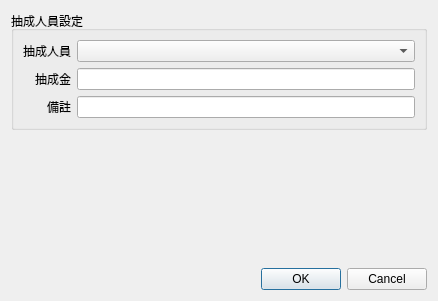
<?xml version="1.0" encoding="UTF-8"?>
<ui version="4.0">
 <class>Dialog_commission</class>
 <widget class="QDialog" name="Dialog_commission">
  <property name="windowModality">
   <enum>Qt::NonModal</enum>
  </property>
  <property name="geometry">
   <rect>
    <x>0</x>
    <y>0</y>
    <width>438</width>
    <height>301</height>
   </rect>
  </property>
  <property name="sizePolicy">
   <sizepolicy hsizetype="Preferred" vsizetype="Preferred">
    <horstretch>0</horstretch>
    <verstretch>0</verstretch>
   </sizepolicy>
  </property>
  <property name="windowTitle">
   <string>抽成設定</string>
  </property>
  <property name="modal">
   <bool>false</bool>
  </property>
  <layout class="QVBoxLayout" name="verticalLayout">
   <item>
    <widget class="QGroupBox" name="groupBox">
     <property name="title">
      <string>抽成人員設定</string>
     </property>
     <property name="flat">
      <bool>true</bool>
     </property>
     <layout class="QGridLayout" name="gridLayout">
      <item row="1" column="0">
       <widget class="QLabel" name="label_3">
        <property name="text">
         <string>抽成金</string>
        </property>
        <property name="alignment">
         <set>Qt::AlignRight|Qt::AlignTrailing|Qt::AlignVCenter</set>
        </property>
       </widget>
      </item>
      <item row="2" column="1">
       <widget class="QLineEdit" name="lineEdit_remark"/>
      </item>
      <item row="1" column="1">
       <widget class="QLineEdit" name="lineEdit_commission"/>
      </item>
      <item row="0" column="0" alignment="Qt::AlignLeft">
       <widget class="QLabel" name="label">
        <property name="sizePolicy">
         <sizepolicy hsizetype="Preferred" vsizetype="Preferred">
          <horstretch>0</horstretch>
          <verstretch>0</verstretch>
         </sizepolicy>
        </property>
        <property name="autoFillBackground">
         <bool>false</bool>
        </property>
        <property name="text">
         <string>抽成人員</string>
        </property>
        <property name="alignment">
         <set>Qt::AlignRight|Qt::AlignTrailing|Qt::AlignVCenter</set>
        </property>
        <property name="wordWrap">
         <bool>false</bool>
        </property>
       </widget>
      </item>
      <item row="2" column="0">
       <widget class="QLabel" name="label_6">
        <property name="text">
         <string>備註</string>
        </property>
        <property name="alignment">
         <set>Qt::AlignRight|Qt::AlignTrailing|Qt::AlignVCenter</set>
        </property>
       </widget>
      </item>
      <item row="0" column="1">
       <widget class="QComboBox" name="comboBox_person"/>
      </item>
     </layout>
    </widget>
   </item>
   <item>
    <spacer name="verticalSpacer">
     <property name="orientation">
      <enum>Qt::Vertical</enum>
     </property>
     <property name="sizeHint" stdset="0">
      <size>
       <width>20</width>
       <height>40</height>
      </size>
     </property>
    </spacer>
   </item>
   <item>
    <widget class="QDialogButtonBox" name="buttonBox">
     <property name="orientation">
      <enum>Qt::Horizontal</enum>
     </property>
     <property name="standardButtons">
      <set>QDialogButtonBox::Cancel|QDialogButtonBox::Ok</set>
     </property>
     <property name="centerButtons">
      <bool>false</bool>
     </property>
    </widget>
   </item>
  </layout>
 </widget>
 <resources/>
 <connections>
  <connection>
   <sender>buttonBox</sender>
   <signal>accepted()</signal>
   <receiver>Dialog_commission</receiver>
   <slot>accept()</slot>
   <hints>
    <hint type="sourcelabel">
     <x>248</x>
     <y>254</y>
    </hint>
    <hint type="destinationlabel">
     <x>157</x>
     <y>274</y>
    </hint>
   </hints>
  </connection>
  <connection>
   <sender>buttonBox</sender>
   <signal>rejected()</signal>
   <receiver>Dialog_commission</receiver>
   <slot>reject()</slot>
   <hints>
    <hint type="sourcelabel">
     <x>316</x>
     <y>260</y>
    </hint>
    <hint type="destinationlabel">
     <x>286</x>
     <y>274</y>
    </hint>
   </hints>
  </connection>
 </connections>
</ui>
